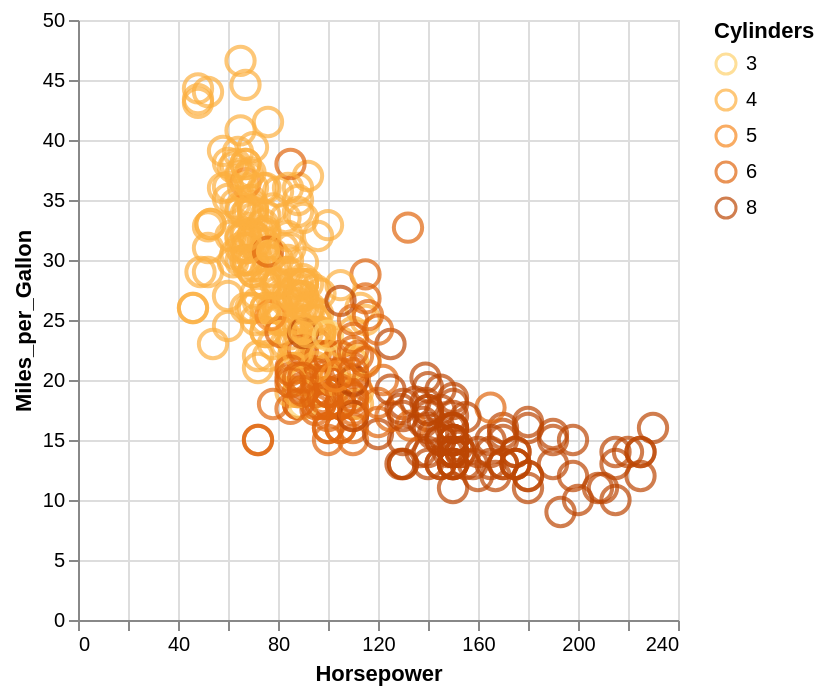

Vega-Lite specification for this chart:
### Vega-Lite specification from a JSON file in a GitHub repository (floating-point values rounded to 4 significant figures; data arrays with more than 128 entries replaced by an {"elided": "..."} marker saying what was removed)
{"$schema": "https://vega.github.io/schema/vega-lite/v4.json", "data": {"values": {"elided": "406 records"}}, "selection": {"pts": {"type": "multi", "fields": ["Cylinders"]}}, "mark": "point", "encoding": {"x": {"field": "Horsepower", "type": "quantitative"}, "y": {"field": "Miles_per_Gallon", "type": "quantitative"}, "color": {"condition": {"selection": "pts", "field": "Cylinders", "type": "ordinal", "scale": {"scheme": "yelloworangebrown"}}, "value": "grey"}, "size": {"condition": {"selection": "pts", "value": 200}, "value": 50}}}
